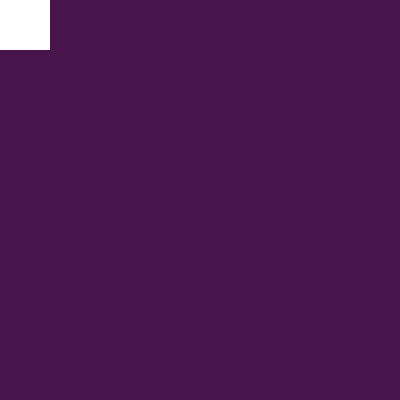
Frame 1 (no input)
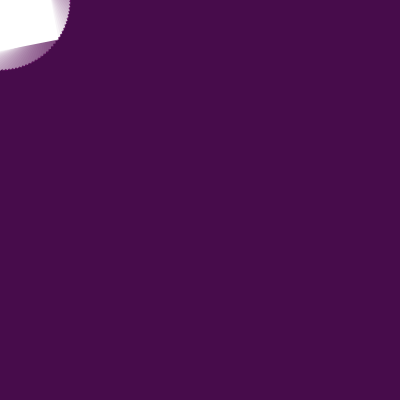
Frame 60 (no input)
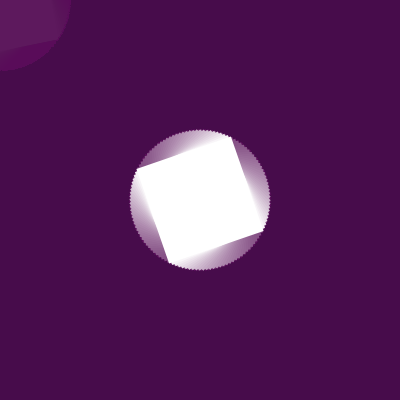
Frame 120 (the mouse pressed at the canvas centre since frame 60)

The p5.js sketch that drew these frames (run headless with seeded random() and noise() and a simulated clock; from frame 60 on, the mouse is pressed at the canvas centre):

// p5.js sketch
// ── sketch.js
const width = 400;
const height = 400;

const halfW = width / 2;
const halfH = height / 2;

let red;
let green;
let blue;

let r = 0;

function setup() {
	createCanvas(width, height);
	smooth();
	noStroke();
	rectMode(CENTER);

	red = random(0, 100);
	green = random(0, 100);
	blue = random(0, 100);

	background(red, green, blue);

	console.log('hi');
}

function draw() {
	fill(red, green, blue, 10);
	rect(halfW, halfH, width, height);
	translate(mouseX, mouseY);
	rotate(r);
	fill(255);
	rect(0, 0, 100, 100);
	r += 0.05;
}
